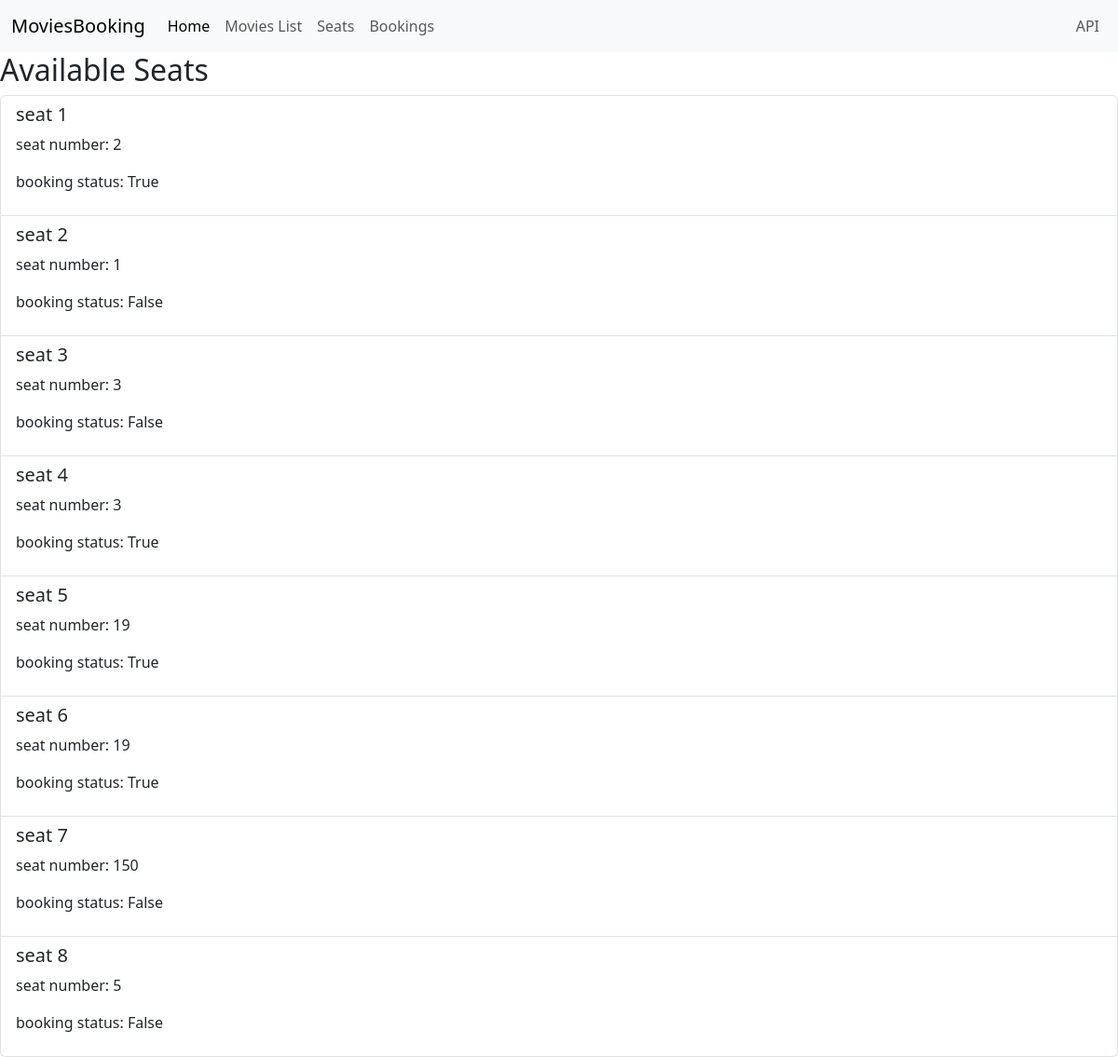
The app's page /main/seat_booking/ with its own data.
### bookings/models.py (models this page shows)
class Seat(models.Model):
    seat_number = models.IntegerField(default=0)
    booking_status = models.BooleanField(default=0)

### bookings/views.py (the view)
# urls.py: path('main/seat_booking/', seat_bookingView_HTML),
def seat_bookingView_HTML(request):
    seats = Seat.objects.all()
    if request.method == 'POST':
        seat_num = request.POST.get('seat_number')
        Seat.objects.create(seat_number = seat_num, booking_status = False)
        return render(request, 'seat_booking.html', {"seats" : seats})
    return render(request, 'seat_booking.html',{"seats": seats})

### bookings/templates/bookings/seat_booking.html (shortened to what this page needs)
{% extends "bookings/base.html" %}
{% block content %}
<h2> Available Seats </h2>
<ul class = "list-group">
    {% for seat in seats %}
        <li class="list-group-item">
            <h5>seat {{seat.id}}</h5>
            <p>seat number: {{seat.seat_number}}</p>
            <p>booking status: {{seat.booking_status}}</p>
        </li>
    {% endfor %}
</ul>
{% endblock content%}

### records on screen
Seat: id "1", seat_number "2", booking_status "True"
Seat: id "2", seat_number "1", booking_status "False"
Seat: id "3", seat_number "3", booking_status "False"
Seat: id "4", seat_number "3", booking_status "True"
Seat: id "5", seat_number "19", booking_status "True"
Seat: id "6", seat_number "19", booking_status "True"
Seat: id "7", seat_number "150", booking_status "False"
Seat: id "8", seat_number "5", booking_status "False"
